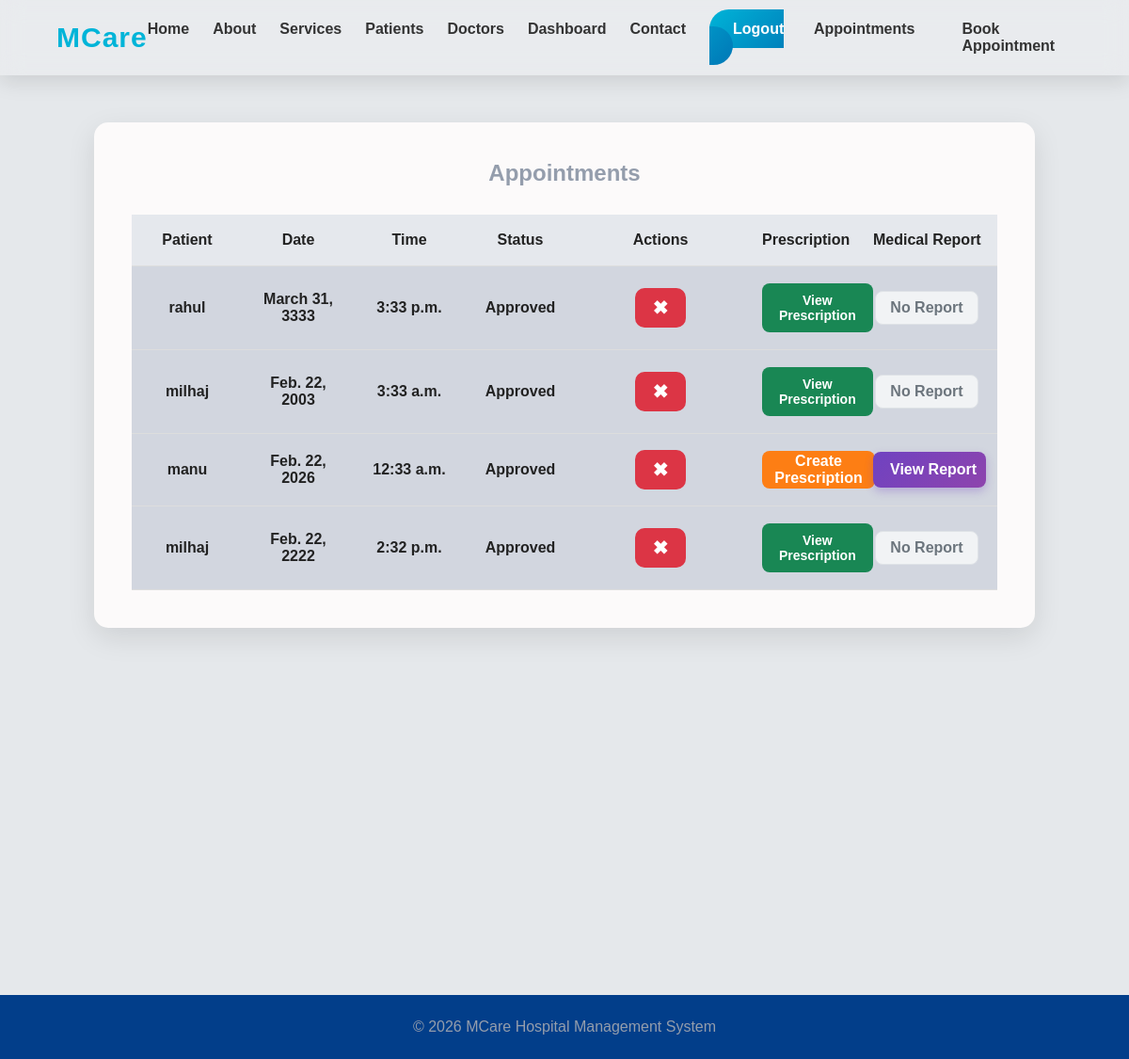
/appointments/ (signed in), run on the app's committed database.
### hospital/models.py (models this page shows, shortened)
class Appointment(models.Model):
    STATUS_CHOICES = (
        ('Pending', 'Pending'),
        ('Approved', 'Approved'),
        ('Rejected', 'Rejected'),
    )
    patient = models.ForeignKey(
        Patient,
        on_delete=models.CASCADE
    )
    doctor = models.ForeignKey(
        Doctor,
        on_delete=models.CASCADE
    )
    appointment_date = models.DateField()
    appointment_time = models.TimeField()
    reason = models.TextField()
    medical_report = models.FileField(
        upload_to='medical_reports/',
        blank=True,
        null=True
    )
    status = models.CharField(
        max_length=20,
        choices=STATUS_CHOICES,
        default='Pending'
    )
    created_at = models.DateTimeField(auto_now_add=True)

class Patient(models.Model):
    user = models.OneToOneField(
        CustomUser,
        on_delete=models.CASCADE,
        limit_choices_to={'role': 'patient'}
    )
    age = models.PositiveIntegerField()
    gender = models.CharField(max_length=20)
    phone = models.CharField(max_length=15)

class CustomUser(AbstractUser):
    ROLE_CHOICES = (
        ('doctor', 'Doctor'),
        ('patient', 'Patient'),
    )
    role = models.CharField(
        max_length=20,
        choices=ROLE_CHOICES,
        default='patient'
    )

### hospital/views.py (the view)
# urls.py: path('appointments/', views.appointment_list, name='appointment_list'),
@login_required(login_url='login')
def appointment_list(request):
    if request.user.role == "patient":
        patient = Patient.objects.get(user=request.user)
        appointments = Appointment.objects.filter(
            patient=patient
        )
    else:
        doctor = Doctor.objects.get(user=request.user)
        appointments = Appointment.objects.filter(
            doctor=doctor
        )
    return render(
        request,
        "appointments/appointment_list.html",
        {
            "appointments": appointments
        }
    )

### templates/appointments/appointment_list.html (shortened to what this page needs)
{% extends 'base.html' %}
{% load static %}
{% block extra_css %}
<link rel="stylesheet" href="{% static 'css/appointments.css' %}">
{% endblock %}
{% block content %}
<div class="appointments-container">
    <h2>Appointments</h2>
    <table>
<tr>
    <th>Patient</th>
    <th>Date</th>
    <th>Time</th>
    <th>Status</th>
    <th>Actions</th>
    <th>Prescription</th>
    <th>Medical Report</th>
</tr>
{% for appointment in appointments %}
<tr>
    <td>{{ appointment.patient.user.username }}</td>
    <td>{{ appointment.appointment_date }}</td>
    <td>{{ appointment.appointment_time }}</td>
    <td>{{ appointment.status }}</td>
    <td>
        {% if request.user.role == "doctor" %}
            <a href="{% url 'delete_appointment' appointment.id %}" class="btn-delete">
                ✖
            </a>
        {% endif %}
    </td>
    <td>
        {% if appointment.prescription %}
            <a href="{% url 'view_prescription' appointment.id %}" class="btn-view">
                View Prescription
            </a>
        {% else %}
            {% if request.user.role == "doctor" %}
                <a href="{% url 'create_prescription' appointment.id %}" class="btn-create">
                    Create Prescription
                </a>
            {% else %}
                <span class="waiting">Waiting </span>
            {% endif %}
        {% endif %}
    </td>
    <td>
        {% if appointment.medical_report %}
            <a href="{{ appointment.medical_report.url }}"
               class="btn-report"
               target="_blank"
               download>
                View Report
            </a>
        {% else %}
            <span class="no-report">No Report</span>
        {% endif %}
    </td>
</tr>
{% empty %}
<tr>
    <td colspan="7">No appointments found.</td>
</tr>
{% endfor %}
</table>
</div>
{% endblock %}

### static/css/style.css (style rules this page uses)
* { margin:0; padding:0; box-sizing:border-box; font-family:'Poppins',sans-serif; }
body { background:#e5e8eb; padding-top:80px; }
h1,h2,h3 { font-weight:700; }

### static/css/appointments.css (style rules this page uses)
.appointments-container { max-width:1000px; margin:50px auto; background:#fcfafa; padding:40px; border-radius:15px; box-shadow:0 10px 30px rgba(0,0,0,.1); }
.appointments-container h2 { text-align:center; color:#949dac; margin-bottom:30px; }
table { width:100%; border-collapse:collapse; table-layout:fixed; }
th, td { padding:18px; text-align:center; vertical-align:middle; border-bottom:1px solid #ddd; }
th { background:#e5e8ed; color:#222; font-weight:700; }
td { background:#d2d6df; color:#222; font-weight:600; }
.appointments-container table td, .appointments-container table th, .appointments-container table tr { color: #222 !important; }
.btn-delete { background:#dc3545; color:white; padding:10px 19px; text-decoration:none; border-radius:10px; font-size:20px; }
.btn-view { display: inline-block; background: #198754; color: white !important; padding: 10px 18px; border-radius: 8px; text-decoration: none; font-size: 14px; font-weight: 600; transition: 0.3s ease; border: none; cursor: pointer; }
.btn-report { display:inline-block; padding:8px 18px; background:#0d6efd; color:white; border-radius:8px; text-decoration:none; font-weight:600; transition:.3s; }
.btn-report { display:inline-block; padding:10px 18px; background:linear-gradient(135deg,#6f42c1,#8e44ad); color:#fff; text-decoration:none; font-weight:600; border-radius:8px; transition:0.3s ease; box-shadow:0 4px 10px rgba(111,66,193,.3); width:120px; }
.no-report { display:inline-block; padding:8px 15px; background:#f1f3f5; color:#6c757d; border-radius:8px; font-weight:600; border:1px solid #dee2e6; }
th:nth-child(5), td:nth-child(5) { width:180px; white-space:nowrap; }
th:nth-child(7), td:nth-child(7) { width:150px; white-space:nowrap; }
.btn-create { display:inline-flex; justify-content:center; align-items:center; width:120px; height:40px; background:#fd7e14; color:#fff !important; text-decoration:none; border-radius:8px; font-weight:600; transition:.3s; }

### static/css/hero_section.css (style rules this page uses)
* { margin:0; padding:0; box-sizing:border-box; font-family:'Poppins',sans-serif; }

### data on the page
Appointment: patient.user.username "rahul", appointment_date "March 31, 3333", appointment_time "3:33 p.m.", status "Approved", shows "View Prescription", medical_report "No Report"
Appointment: patient.user.username "milhaj", appointment_date "Feb. 22, 2003", appointment_time "3:33 a.m.", status "Approved", shows "View Prescription", medical_report "No Report"
Appointment: patient.user.username "manu", appointment_date "Feb. 22, 2026", appointment_time "12:33 a.m.", status "Approved", shows "Create Prescription"
Appointment: patient.user.username "milhaj", appointment_date "Feb. 22, 2222", appointment_time "2:32 p.m.", status "Approved", shows "View Prescription", medical_report "No Report"
